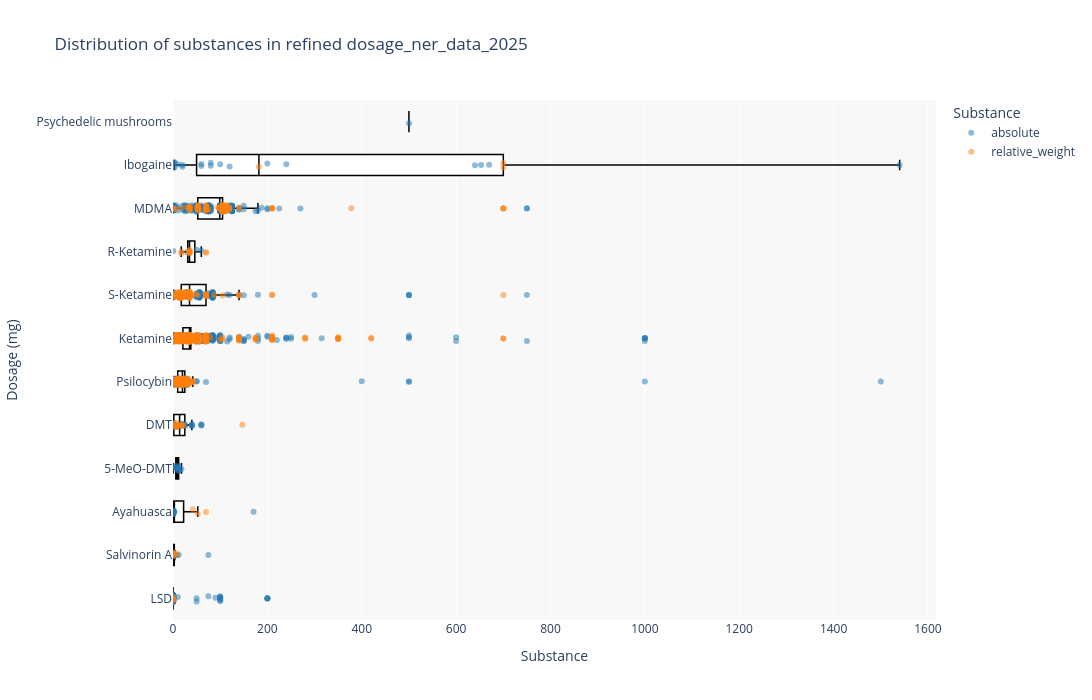

Write notebook code for a chart like this one.
### Code cell
from components.graphs import box_plot

# keep absolute and relative_weight only
dosage_ner_data_2025_refined = dosage_ner_data_2025_refined[dosage_ner_data_2025_refined['Dose_Type'].isin(['absolute', 'relative_weight'])].reset_index(drop=True)
print(dosage_ner_data_2025_refined.head())

# Render dosage graph with custom size
fig = box_plot(
    data=dosage_ner_data_2025_refined,
    x='Substance',
    y='Dosage_mg',
    x_label='Substance',
    y_label='Dosage (mg)',
    title='Distribution of substances in refined dosage_ner_data_2025',
    height=700,
    width=1200,
)
# show the graph
fig.show()

### Figure 1 — Plotly figure (JSON) as saved in the notebook; plotly's stock layout.template omitted (floating-point values rounded to 4 significant figures; data arrays with more than 128 entries replaced by an {"elided": "..."} marker saying what was removed)
{"data": [{"alignmentgroup": "True", "boxpoints": "outliers", "fillcolor": "white", "hovertemplate": "Substance=%{y}<br>Dosage_mg=%{x}<extra></extra>", "legendgroup": "Psychedelic mushrooms", "line": {"color": "black", "width": 1.5}, "marker": {"color": "#636efa", "opacity": 0, "size": 0}, "name": "Psychedelic mushrooms", "notched": false, "offsetgroup": "Psychedelic mushrooms", "opacity": 1, "orientation": "h", "showlegend": false, "type": "box", "x": [500], "x0": " ", "xaxis": "x", "y": ["Psychedelic mushrooms"], "y0": " ", "yaxis": "y"}, {"alignmentgroup": "True", "boxpoints": "outliers", "fillcolor": "white", "hovertemplate": "Substance=%{y}<br>Dosage_mg=%{x}<extra></extra>", "legendgroup": "Ibogaine", "line": {"color": "black", "width": 1.5}, "marker": {"color": "#EF553B", "opacity": 0, "size": 0}, "name": "Ibogaine", "notched": false, "offsetgroup": "Ibogaine", "opacity": 1, "orientation": "h", "showlegend": false, "type": "box", "x": [80, 10, 670, 653, 640, 20, 240, 3, 3, 3, 80, 38000, 20, 60, 60, 120, 1540, 4550, 2000, 100, 700, 2800, 700, 200, 182], "x0": " ", "xaxis": "x", "y": ["Ibogaine", "Ibogaine", "Ibogaine", "Ibogaine", "Ibogaine", "Ibogaine", "Ibogaine", "Ibogaine", "Ibogaine", "Ibogaine", "Ibogaine", "Ibogaine", "Ibogaine", "Ibogaine", "Ibogaine", "Ibogaine", "Ibogaine", "Ibogaine", "Ibogaine", "Ibogaine", "Ibogaine", "Ibogaine", "Ibogaine", "Ibogaine", "Ibogaine"], "y0": " ", "yaxis": "y"}, {"alignmentgroup": "True", "boxpoints": "outliers", "fillcolor": "white", "hovertemplate": "Substance=%{y}<br>Dosage_mg=%{x}<extra></extra>", "legendgroup": "MDMA", "line": {"color": "black", "width": 1.5}, "marker": {"color": "#00cc96", "opacity": 0, "size": 0}, "name": "MDMA", "notched": false, "offsetgroup": "MDMA", "opacity": 1, "orientation": "h", "showlegend": false, "type": "box", "x": {"elided": "378 float values"}, "x0": " ", "xaxis": "x", "y": {"elided": "378 str values"}, "y0": " ", "yaxis": "y"}, {"alignmentgroup": "True", "boxpoints": "outliers", "fillcolor": "white", "hovertemplate": "Substance=%{y}<br>Dosage_mg=%{x}<extra></extra>", "legendgroup": "R-Ketamine", "line": {"color": "black", "width": 1.5}, "marker": {"color": "#ab63fa", "opacity": 0, "size": 0}, "name": "R-Ketamine", "notched": false, "offsetgroup": "R-Ketamine", "opacity": 1, "orientation": "h", "showlegend": false, "type": "box", "x": [30, 60, 35, 35, 17.5, 70, 0.5, 35, 35, 35, 70, 50, 35, 17.5, 35], "x0": " ", "xaxis": "x", "y": ["R-Ketamine", "R-Ketamine", "R-Ketamine", "R-Ketamine", "R-Ketamine", "R-Ketamine", "R-Ketamine", "R-Ketamine", "R-Ketamine", "R-Ketamine", "R-Ketamine", "R-Ketamine", "R-Ketamine", "R-Ketamine", "R-Ketamine"], "y0": " ", "yaxis": "y"}, {"alignmentgroup": "True", "boxpoints": "outliers", "fillcolor": "white", "hovertemplate": "Substance=%{y}<br>Dosage_mg=%{x}<extra></extra>", "legendgroup": "S-Ketamine", "line": {"color": "black", "width": 1.5}, "marker": {"color": "#FFA15A", "opacity": 0, "size": 0}, "name": "S-Ketamine", "notched": false, "offsetgroup": "S-Ketamine", "opacity": 1, "orientation": "h", "showlegend": false, "type": "box", "x": {"elided": "229 float values"}, "x0": " ", "xaxis": "x", "y": {"elided": "229 str values"}, "y0": " ", "yaxis": "y"}, {"alignmentgroup": "True", "boxpoints": "outliers", "fillcolor": "white", "hovertemplate": "Substance=%{y}<br>Dosage_mg=%{x}<extra></extra>", "legendgroup": "Ketamine", "line": {"color": "black", "width": 1.5}, "marker": {"color": "#19d3f3", "opacity": 0, "size": 0}, "name": "Ketamine", "notched": false, "offsetgroup": "Ketamine", "opacity": 1, "orientation": "h", "showlegend": false, "type": "box", "x": {"elided": "1008 float values"}, "x0": " ", "xaxis": "x", "y": {"elided": "1008 str values"}, "y0": " ", "yaxis": "y"}, {"alignmentgroup": "True", "boxpoints": "outliers", "fillcolor": "white", "hovertemplate": "Substance=%{y}<br>Dosage_mg=%{x}<extra></extra>", "legendgroup": "Psilocybin", "line": {"color": "black", "width": 1.5}, "marker": {"color": "#FF6692", "opacity": 0, "size": 0}, "name": "Psilocybin", "notched": false, "offsetgroup": "Psilocybin", "opacity": 1, "orientation": "h", "showlegend": false, "type": "box", "x": {"elided": "418 float values"}, "x0": " ", "xaxis": "x", "y": {"elided": "418 str values"}, "y0": " ", "yaxis": "y"}, {"alignmentgroup": "True", "boxpoints": "outliers", "fillcolor": "white", "hovertemplate": "Substance=%{y}<br>Dosage_mg=%{x}<extra></extra>", "legendgroup": "DMT", "line": {"color": "black", "width": 1.5}, "marker": {"color": "#B6E880", "opacity": 0, "size": 0}, "name": "DMT", "notched": false, "offsetgroup": "DMT", "opacity": 1, "orientation": "h", "showlegend": false, "type": "box", "x": [60, 1, 1, 17.5, 8.4, 147, 17.5, 25, 0.05, 7, 14, 2.8, 14, 3.5, 7, 21, 25, 40, 40, 7, 21, 7, 1, 20, 40, 9, 15, 25, 1, 0.6, 1.2, 1.8, 20, 15, 60, 1.5, 60, 0.6, 0.1, 20, 40], "x0": " ", "xaxis": "x", "y": ["DMT", "DMT", "DMT", "DMT", "DMT", "DMT", "DMT", "DMT", "DMT", "DMT", "DMT", "DMT", "DMT", "DMT", "DMT", "DMT", "DMT", "DMT", "DMT", "DMT", "DMT", "DMT", "DMT", "DMT", "DMT", "DMT", "DMT", "DMT", "DMT", "DMT", "DMT", "DMT", "DMT", "DMT", "DMT", "DMT", "DMT", "DMT", "DMT", "DMT", "DMT"], "y0": " ", "yaxis": "y"}, {"alignmentgroup": "True", "boxpoints": "outliers", "fillcolor": "white", "hovertemplate": "Substance=%{y}<br>Dosage_mg=%{x}<extra></extra>", "legendgroup": "5-MeO-DMT", "line": {"color": "black", "width": 1.5}, "marker": {"color": "#FF97FF", "opacity": 0, "size": 0}, "name": "5-MeO-DMT", "notched": false, "offsetgroup": "5-MeO-DMT", "opacity": 1, "orientation": "h", "showlegend": false, "type": "box", "x": [12, 0.3, 8, 6, 12, 18, 2, 6, 9, 12, 12], "x0": " ", "xaxis": "x", "y": ["5-MeO-DMT", "5-MeO-DMT", "5-MeO-DMT", "5-MeO-DMT", "5-MeO-DMT", "5-MeO-DMT", "5-MeO-DMT", "5-MeO-DMT", "5-MeO-DMT", "5-MeO-DMT", "5-MeO-DMT"], "y0": " ", "yaxis": "y"}, {"alignmentgroup": "True", "boxpoints": "outliers", "fillcolor": "white", "hovertemplate": "Substance=%{y}<br>Dosage_mg=%{x}<extra></extra>", "legendgroup": "Ayahuasca", "line": {"color": "black", "width": 1.5}, "marker": {"color": "#FECB52", "opacity": 0, "size": 0}, "name": "Ayahuasca", "notched": false, "offsetgroup": "Ayahuasca", "opacity": 1, "orientation": "h", "showlegend": false, "type": "box", "x": [0.5, 1, 42, 0.6, 0.85, 0.85, 0.85, 1, 70, 0.75, 1, 1, 52.5, 3, 170.6, 1], "x0": " ", "xaxis": "x", "y": ["Ayahuasca", "Ayahuasca", "Ayahuasca", "Ayahuasca", "Ayahuasca", "Ayahuasca", "Ayahuasca", "Ayahuasca", "Ayahuasca", "Ayahuasca", "Ayahuasca", "Ayahuasca", "Ayahuasca", "Ayahuasca", "Ayahuasca", "Ayahuasca"], "y0": " ", "yaxis": "y"}, {"alignmentgroup": "True", "boxpoints": "outliers", "fillcolor": "white", "hovertemplate": "Substance=%{y}<br>Dosage_mg=%{x}<extra></extra>", "legendgroup": "Salvinorin A", "line": {"color": "black", "width": 1.5}, "marker": {"color": "#636efa", "opacity": 0, "size": 0}, "name": "Salvinorin A", "notched": false, "offsetgroup": "Salvinorin A", "opacity": 1, "orientation": "h", "showlegend": false, "type": "box", "x": [1.05, 0.1, 0, 0, 0.25, 75, 0.02625, 1.47, 4, 0.1, 0, 8, 12, 0.375, 1.47, 0.25, 0.5, 1.47, 1.26, 7], "x0": " ", "xaxis": "x", "y": ["Salvinorin A", "Salvinorin A", "Salvinorin A", "Salvinorin A", "Salvinorin A", "Salvinorin A", "Salvinorin A", "Salvinorin A", "Salvinorin A", "Salvinorin A", "Salvinorin A", "Salvinorin A", "Salvinorin A", "Salvinorin A", "Salvinorin A", "Salvinorin A", "Salvinorin A", "Salvinorin A", "Salvinorin A", "Salvinorin A"], "y0": " ", "yaxis": "y"}, {"alignmentgroup": "True", "boxpoints": "outliers", "fillcolor": "white", "hovertemplate": "Substance=%{y}<br>Dosage_mg=%{x}<extra></extra>", "legendgroup": "LSD", "line": {"color": "black", "width": 1.5}, "marker": {"color": "#EF553B", "opacity": 0, "size": 0}, "name": "LSD", "notched": false, "offsetgroup": "LSD", "opacity": 1, "orientation": "h", "showlegend": false, "type": "box", "x": {"elided": "227 float values"}, "x0": " ", "xaxis": "x", "y": {"elided": "227 str values"}, "y0": " ", "yaxis": "y"}, {"alignmentgroup": "True", "boxpoints": "all", "customdata": {"elided": "1148x1 int values"}, "fillcolor": "rgba(255,255,255,0)", "hoveron": "points", "hovertemplate": "Study ID: %{customdata[0]}<br>Dosage_mg: %{x}<extra></extra>", "legendgroup": "absolute", "line": {"color": "rgba(255,255,255,0)"}, "marker": {"color": "#1f77b4", "opacity": 0.5, "size": 6}, "name": "absolute", "offsetgroup": "absolute", "orientation": "h", "pointpos": 0, "showlegend": true, "type": "box", "x": {"elided": "1148 float values"}, "x0": " ", "xaxis": "x", "y": {"elided": "1148 str values"}, "y0": " ", "yaxis": "y"}, {"alignmentgroup": "True", "boxpoints": "all", "customdata": {"elided": "1241x1 int values"}, "fillcolor": "rgba(255,255,255,0)", "hoveron": "points", "hovertemplate": "Study ID: %{customdata[0]}<br>Dosage_mg: %{x}<extra></extra>", "legendgroup": "relative_weight", "line": {"color": "rgba(255,255,255,0)"}, "marker": {"color": "#ff7f0e", "opacity": 0.5, "size": 6}, "name": "relative_weight", "offsetgroup": "relative_weight", "orientation": "h", "pointpos": 0, "showlegend": true, "type": "box", "x": {"elided": "1241 float values"}, "x0": " ", "xaxis": "x", "y": {"elided": "1241 str values"}, "y0": " ", "yaxis": "y"}], "layout": {"boxmode": "overlay", "height": 700, "legend": {"title": {"text": "Substance"}, "tracegroupgap": 0}, "plot_bgcolor": "#f8f8f8", "title": {"text": "Distribution of substances in refined dosage_ner_data_2025"}, "width": 1200, "xaxis": {"anchor": "y", "domain": [0, 1], "range": [0, 1617], "title": {"text": "Substance"}}, "yaxis": {"anchor": "x", "autorange": "reversed", "categoryarray": ["Psychedelic mushrooms", "Ibogaine", "MDMA", "R-Ketamine", "S-Ketamine", "Ketamine", "Psilocybin", "DMT", "5-MeO-DMT", "Ayahuasca", "Salvinorin A", "LSD"], "categoryorder": "array", "domain": [0, 1], "title": {"text": "Dosage (mg)"}}}}
